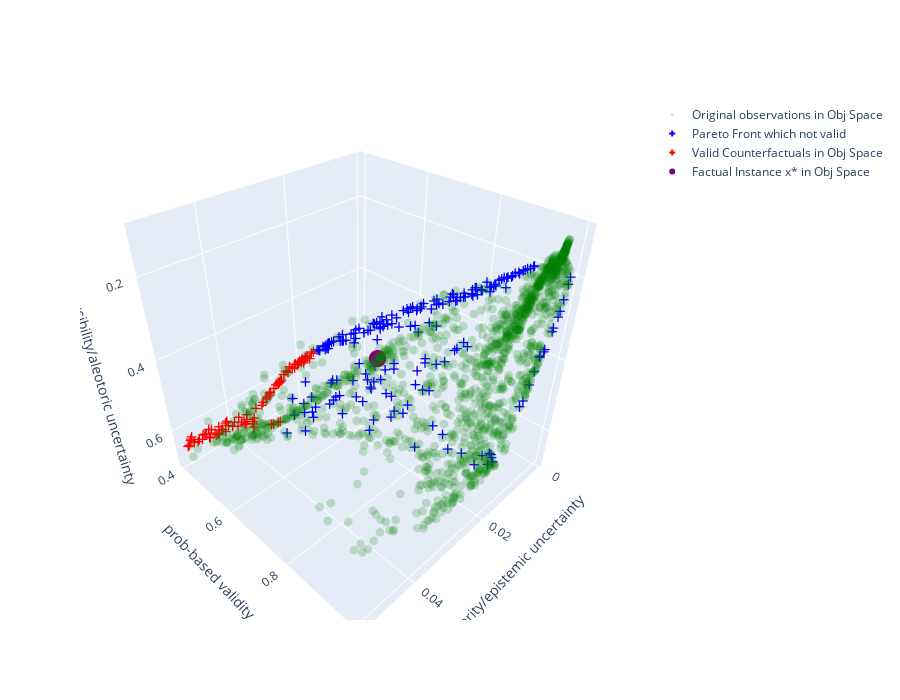

Write notebook code for a chart like this one.
### Code cell
import plotly.graph_objects as go

F_X = problem.evaluate(X)

fig = go.Figure()

fig.add_trace(go.Scatter3d(
    x=problem.evaluate(X)[:,1], y=problem.evaluate(X)[:,0], z=-problem.evaluate(X)[:,3],
    mode='markers',
    marker=dict(color='green', size=3, opacity=0.2),
    name='Original observations in Obj Space'
))

fig.add_trace(go.Scatter3d(
    x=not_valided_F_mmo[:,1], y=not_valided_F_mmo[:,0], z=-not_valided_F_mmo[:,3],
    mode='markers',
    marker=dict(color='blue', size=
                5, opacity=1,symbol='cross'),
    name='Pareto Front which not valid'
))

fig.add_trace(go.Scatter3d(
    x=valided_F_mmo[:,1], y=valided_F_mmo[:,0], z=-valided_F_mmo[:,3],
    mode='markers',
    marker=dict(color='red', size=5, symbol='cross'),
    name='Valid Counterfactuals in Obj Space'
))


# add the fixed x_star point
fig.add_trace(go.Scatter3d(
    x=[problem.evaluate(x_star.detach().cpu().numpy().astype(np.float32))[1]],
    y=[problem.evaluate(x_star.detach().cpu().numpy().astype(np.float32))[0]],
    z=[-problem.evaluate(x_star.detach().cpu().numpy().astype(np.float32))[3]],
    mode='markers',
    marker=dict(color='purple', size=6),
    name='Factual Instance x* in Obj Space'
))

fig.update_layout(
    scene=dict(
        xaxis_title='similarity/epistemic uncertainty',
        yaxis_title='prob-based validity',
        zaxis_title='plausibility/aleotoric uncertainty'
    ),
    width=900, height=700
)

# reverse z axis
fig.update_layout(scene=dict(zaxis=dict(autorange='reversed')))

fig.show()

# save to html
fig.write_html("pareto_front_3d.html")

### Figure 1 — Plotly figure (JSON) as saved in the notebook; plotly's stock layout.template omitted (floating-point values rounded to 4 significant figures; data arrays with more than 128 entries replaced by an {"elided": "..."} marker saying what was removed)
{"data": [{"marker": {"color": "green", "opacity": 0.2, "size": 3}, "mode": "markers", "name": "Original observations in Obj Space", "type": "scatter3d", "x": {"elided": "1500 float values"}, "y": {"elided": "1500 float values"}, "z": {"elided": "1500 float values"}}, {"marker": {"color": "blue", "opacity": 1, "size": 5, "symbol": "cross"}, "mode": "markers", "name": "Pareto Front which not valid", "type": "scatter3d", "x": {"elided": "197 float values"}, "y": {"elided": "197 float values"}, "z": {"elided": "197 float values"}}, {"marker": {"color": "red", "size": 5, "symbol": "cross"}, "mode": "markers", "name": "Valid Counterfactuals in Obj Space", "type": "scatter3d", "x": [0.05009, 0.05144, 0.02338, 0.02408, 0.04072, 0.03199, 0.03954, 0.04912, 0.03874, 0.03525, 0.04264, 0.0295, 0.02992, 0.03639, 0.02783, 0.03594, 0.04152, 0.02453, 0.03839, 0.04762, 0.02891, 0.02763, 0.04994, 0.04614, 0.02536, 0.03032, 0.03999, 0.02473, 0.03676, 0.03185, 0.0472, 0.02553, 0.04807, 0.02912, 0.02581, 0.04377, 0.04205, 0.03601, 0.02925, 0.03331, 0.02497, 0.03784, 0.02379, 0.04311, 0.04868, 0.03305, 0.03704, 0.03273, 0.02827, 0.04553, 0.02509, 0.04437, 0.04335, 0.0249, 0.03787, 0.05054, 0.02609, 0.04556, 0.05109, 0.03275, 0.03743, 0.0448, 0.02888, 0.03134, 0.0313, 0.04645, 0.02442, 0.03443, 0.045, 0.03152, 0.04414, 0.03115, 0.02679, 0.02306, 0.02719, 0.05038, 0.02412, 0.04689, 0.02645, 0.04637, 0.04173, 0.02626, 0.03178], "y": [0.402, 0.4068, 0.4942, 0.4874, 0.4116, 0.4251, 0.4147, 0.4075, 0.4083, 0.4159, 0.413, 0.4401, 0.4381, 0.4289, 0.4533, 0.4183, 0.4087, 0.4819, 0.4125, 0.4047, 0.4475, 0.4576, 0.4063, 0.4049, 0.4741, 0.4349, 0.4089, 0.4807, 0.4098, 0.4262, 0.4051, 0.4721, 0.4078, 0.4426, 0.4712, 0.4061, 0.4067, 0.4221, 0.4418, 0.4238, 0.4787, 0.4139, 0.4926, 0.4091, 0.4062, 0.4527, 0.4133, 0.4566, 0.4495, 0.4053, 0.477, 0.4109, 0.4089, 0.4836, 0.417, 0.4032, 0.4673, 0.4054, 0.4062, 0.421, 0.4172, 0.4112, 0.4447, 0.429, 0.4296, 0.4093, 0.4839, 0.4143, 0.4085, 0.4676, 0.4111, 0.4305, 0.4639, 0.498, 0.4589, 0.4026, 0.4868, 0.4053, 0.4685, 0.4107, 0.4077, 0.4659, 0.4625], "z": [0.6288, 0.6462, 0.4936, 0.5005, 0.6565, 0.6181, 0.6623, 0.6477, 0.6424, 0.6649, 0.6589, 0.5783, 0.5799, 0.6795, 0.5418, 0.67, 0.6499, 0.5134, 0.658, 0.6389, 0.5683, 0.5447, 0.6452, 0.6318, 0.5158, 0.5903, 0.6497, 0.5158, 0.6468, 0.6125, 0.6398, 0.5199, 0.6482, 0.5732, 0.526, 0.6394, 0.6393, 0.6752, 0.5755, 0.6315, 0.5094, 0.6607, 0.5078, 0.6513, 0.6449, 0.6798, 0.6589, 0.678, 0.5518, 0.6366, 0.5189, 0.6549, 0.6509, 0.5182, 0.6665, 0.6369, 0.5234, 0.637, 0.6451, 0.6267, 0.6672, 0.6552, 0.5643, 0.6083, 0.6019, 0.6513, 0.5041, 0.6394, 0.6499, 0.6716, 0.6552, 0.5992, 0.535, 0.4892, 0.5293, 0.6333, 0.5013, 0.6405, 0.5322, 0.6538, 0.6351, 0.5245, 0.6749]}, {"marker": {"color": "purple", "size": 6}, "mode": "markers", "name": "Factual Instance x* in Obj Space", "type": "scatter3d", "x": [0.02017], "y": [0.6849], "z": [0.4347]}], "layout": {"height": 700, "scene": {"xaxis": {"title": {"text": "similarity/epistemic uncertainty"}}, "yaxis": {"title": {"text": "prob-based validity"}}, "zaxis": {"autorange": "reversed", "title": {"text": "plausibility/aleotoric uncertainty"}}}, "width": 900}}
